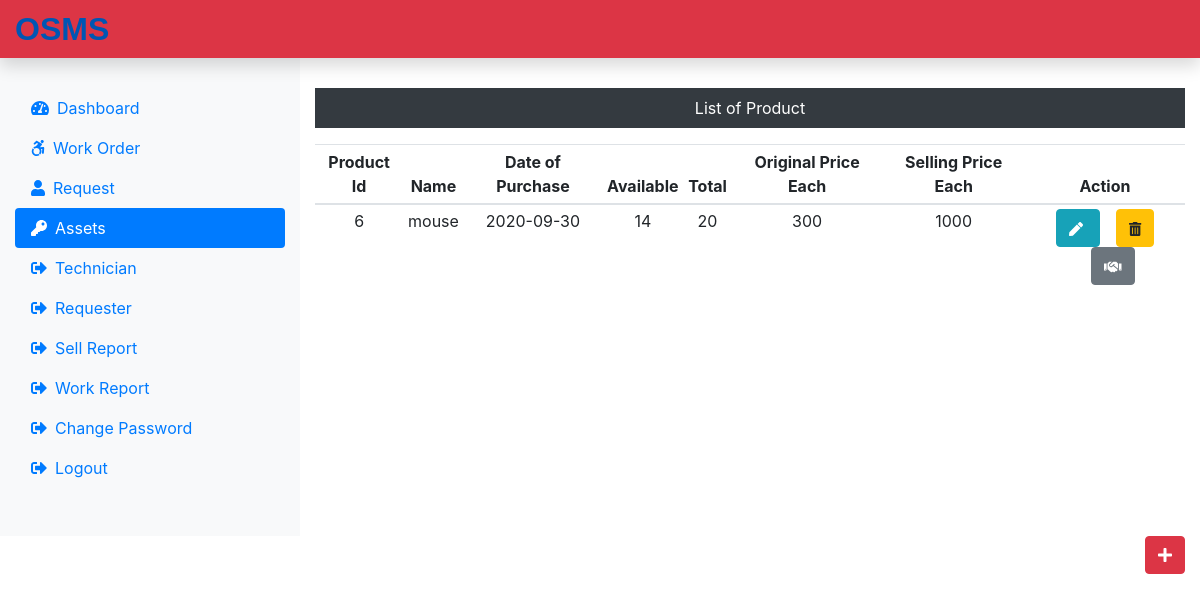
The page /admin/assets.php (signed in) on the database its author committed.
### tables this page shows
CREATE TABLE `product` (
  `pid` int(11) NOT NULL,
  `pname` varchar(60) NOT NULL,
  `pdateofpurchase` date NOT NULL,
  `pavailable` int(11) NOT NULL,
  `ptotal` int(11) NOT NULL,
  `poriginalcost` int(11) NOT NULL,
  `psellingcost` int(11) NOT NULL
);

### admin/assets.php (the view, shortened to what this page needs)
<?php
include('admininclude/header.php');
include('../dbconnection.php');
?>
<div class="col-sm-9 mt-5 text-center table-sm table-responsive">
<p class="bg-dark text-white p-2">List of Product</p>
<?php
    $sql = "SELECT * from product";
    $result = $conn->query($sql);
    if($result->num_rows > 0) {
     echo '<table class="table">';
     echo '<thead>';
     echo '<tr>';
        echo '<th>Product Id</th>';
        echo '<th>Name</th>';
        echo '<th>Date of Purchase</th>';
        echo '<th>Available</th>';
        echo '<th>Total</th>';
        echo '<th>Original Price Each</th>';
        echo '<th>Selling Price Each</th>';
        echo '<th>Action';
     echo '</tr>';
     echo '</thead>';
     echo '<tbody>';
        while($row=$result->fetch_assoc()){
            echo '<tr>';
                echo '<td>'.$row["pid"].'</td>';
                echo '<td>'.$row["pname"].'</td>';
                echo '<td>'.$row["pdateofpurchase"].'</td>';
                echo '<td>'.$row["pavailable"].'</td>';
                echo '<td>'.$row["ptotal"].'</td>';
                echo '<td>'.$row["poriginalcost"].'</td>';
                echo '<td>'.$row["psellingcost"].'</td>';
                echo '<td>';
                echo '<form action="editassets.php" method="POST" class="d-inline">';
                echo '<input type="hidden" name="pid" value='.$row["pid"].'><button type="submit" class="btn btn-info" mr-3 name="edit" value"Edit"><i class="fas fa-pen mr-1 fa-sm" ></i></button>';
                echo '</form>';
                echo '<form action="" method="POST" class="d-inline">';
                echo '<input type="hidden" name="pid" value='.$row["pid"].'><button type="submit" class="btn btn-warning ml-3"  name="delete" value"delete"><i class="fas fa-trash-alt fa-sm"></i></button>';
                echo '</form>';
                echo '<form action="sellproduct.php" method="POST" class="d-inline">';
                echo '<input type="hidden" name="pid" value='.$row["pid"].'><button type="submit" class="btn btn-secondary ml-3" name="sell" value"sell"><i class="fas fa-handshake fa-sm"></i></button>';
                echo '</form>';
            echo '</tr>';
        }
     echo '</table>';
    }  else {
        echo "0 results";
    }
?>
</div>
</div>
<div class="float-right ">
<a href="insertassets.php" class="btn btn-danger"><i class="fas fa-plus"></i></a>
</div>
</div>
</body>
</html>

### rows shown on the page
product: pid "6", pname "mouse", pdateofpurchase "2020-09-30", pavailable "14", ptotal "20", poriginalcost "300", psellingcost "1000"
